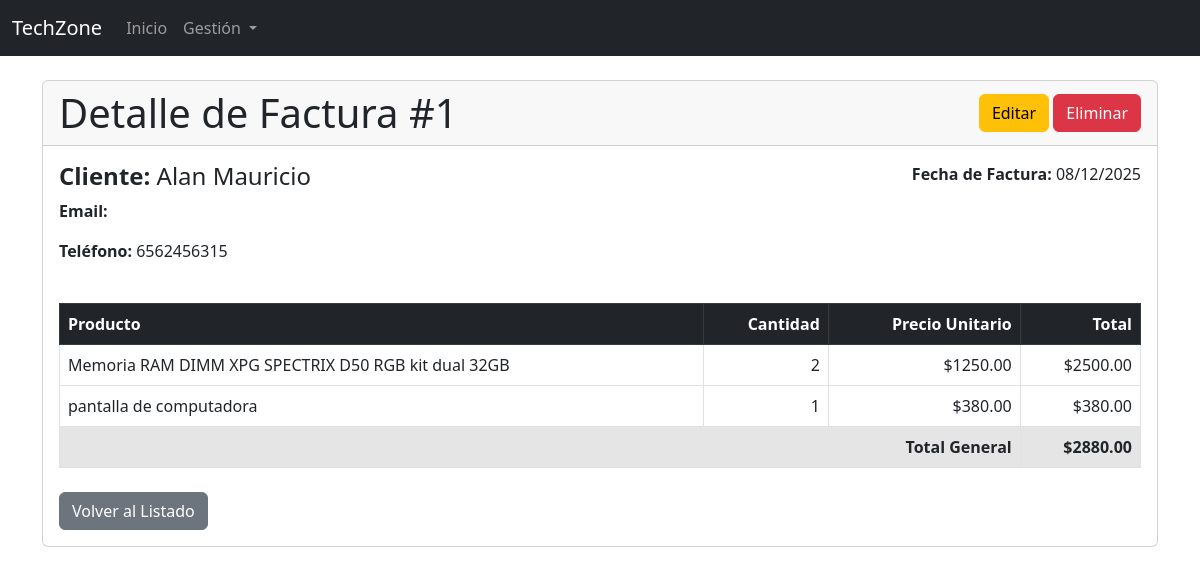
Page /facturas/1/ on the committed database.
### tienda/models.py (models this page shows, shortened)
class Factura(models.Model):
    fecha = models.DateField()
    cliente = models.ForeignKey(Cliente, on_delete=models.CASCADE)
    @property
    def total(self):
        return self.items.aggregate(total=models.Sum(models.F('cantidad') * models.F('precio')))['total'] or 0

class Cliente(models.Model):
    nombre = models.CharField(max_length=255)
    apellidos = models.CharField(max_length=255)
    correo = models.EmailField()
    telefono = models.CharField(max_length=20)
    direccion = models.ForeignKey(Direccion, on_delete=models.CASCADE)

class ItemFactura(models.Model):
    factura = models.ForeignKey(Factura, related_name='items', on_delete=models.CASCADE)
    producto = models.ForeignKey(Producto, on_delete=models.CASCADE)
    cantidad = models.PositiveIntegerField()
    precio = models.DecimalField(max_digits=10, decimal_places=2)
    @property
    def total_item(self):
        return self.cantidad * self.precio

class Producto(models.Model):
    nombre = models.CharField(max_length=255)
    descripcion = models.TextField()
    precio = models.DecimalField(max_digits=10, decimal_places=2)
    stock = models.IntegerField()
    nombre_proveedor = models.ForeignKey(Proveedor, on_delete=models.CASCADE)

### tienda/views.py (the view)
# urls.py: path('facturas/<int:pk>/', FacturaDetailView.as_view(), name='factura-detail'),
class FacturaDetailView(DetailView):
    model = Factura
    template_name = 'tienda/factura_detail.html'

### tienda/templates/tienda/factura_detail.html (shortened to what this page needs)
{% extends 'tienda/base.html' %}
{% block content %}
<div class="card">
    <div class="card-header d-flex justify-content-between align-items-center">
        <h1 class="card-title mb-0">Detalle de Factura #{{ object.id }}</h1>
        <div>
            <a href="{% url 'factura-update' object.pk %}" class="btn btn-warning">Editar</a>
            <a href="{% url 'factura-delete' object.pk %}" class="btn btn-danger">Eliminar</a>
        </div>
    </div>
    <div class="card-body">
        <div class="row mb-4">
            <div class="col-md-6">
                <h4><strong>Cliente:</strong> {{ object.cliente.nombre }} {{ object.cliente.apellido }}</h4>
                <p><strong>Email:</strong> {{ object.cliente.email }}</p>
                <p><strong>Teléfono:</strong> {{ object.cliente.telefono }}</p>
            </div>
            <div class="col-md-6 text-md-end">
                <p><strong>Fecha de Factura:</strong> {{ object.fecha|date:"d/m/Y" }}</p>
            </div>
        </div>
        <table class="table table-bordered">
            <thead class="table-dark">
                <tr>
                    <th>Producto</th>
                    <th class="text-end">Cantidad</th>
                    <th class="text-end">Precio Unitario</th>
                    <th class="text-end">Total</th>
                </tr>
            </thead>
            <tbody>
                {% for item in object.items.all %}
                    <tr>
                        <td>{{ item.producto.nombre }}</td>
                        <td class="text-end">{{ item.cantidad }}</td>
                        <td class="text-end">${{ item.precio|floatformat:2 }}</td>
                        <td class="text-end">${{ item.total_item|floatformat:2 }}</td>
                    </tr>
                {% endfor %}
            </tbody>
            <tfoot>
                <tr class="table-active">
                    <td colspan="3" class="text-end"><strong>Total General</strong></td>
                    <td class="text-end"><strong>${{ object.total|floatformat:2 }}</strong></td>
                </tr>
            </tfoot>
        </table>
        <div class="mt-4">
            <a href="{% url 'factura-list' %}" class="btn btn-secondary">Volver al Listado</a>
        </div>
    </div>
</div>
{% endblock %}

### rows in the picture
Factura: id "1", cliente.nombre "Alan Mauricio", cliente.telefono "6562456315", fecha "08/12/2025", total "2880.00"
ItemFactura: producto.nombre "Memoria RAM DIMM XPG SPECTRIX D50 RGB kit dual 32GB", cantidad "2", precio "1250.00", total_item "2500.00"
ItemFactura: producto.nombre "pantalla de computadora", cantidad "1", precio "380.00", total_item "380.00"
